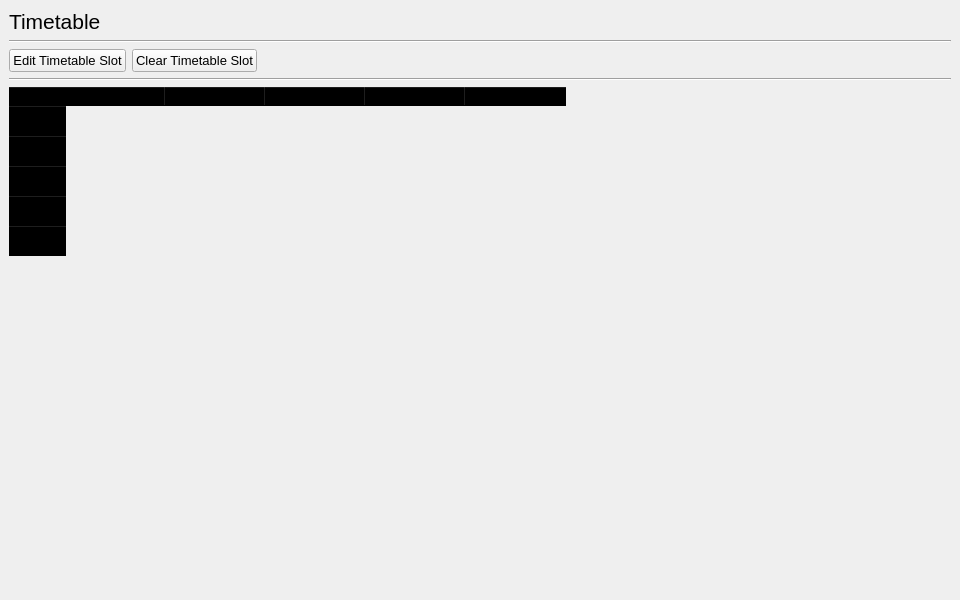
<?xml version="1.0" encoding="UTF-8"?>
<ui version="4.0">
 <class>mwindow_timetable</class>
 <widget class="QMainWindow" name="mwindow_timetable">
  <property name="geometry">
   <rect>
    <x>0</x>
    <y>0</y>
    <width>960</width>
    <height>600</height>
   </rect>
  </property>
  <property name="font">
   <font>
    <family>Arial</family>
    <pointsize>10</pointsize>
    <kerning>true</kerning>
   </font>
  </property>
  <property name="windowTitle">
   <string>Timetable</string>
  </property>
  <widget class="QWidget" name="central_widget">
   <layout class="QGridLayout" name="gridLayout">
    <item row="0" column="0">
     <layout class="QVBoxLayout" name="vert_layout_timetable">
      <item>
       <widget class="QLabel" name="lbl_timetable">
        <property name="font">
         <font>
          <pointsize>16</pointsize>
          <kerning>true</kerning>
         </font>
        </property>
        <property name="text">
         <string>Timetable</string>
        </property>
       </widget>
      </item>
      <item>
       <widget class="Line" name="hori_line_timetable">
        <property name="orientation">
         <enum>Qt::Horizontal</enum>
        </property>
       </widget>
      </item>
      <item>
       <layout class="QHBoxLayout" name="hori_layout_buttons">
        <item alignment="Qt::AlignLeft">
         <widget class="QPushButton" name="btn_edit_timetable">
          <property name="text">
           <string>Edit Timetable Slot</string>
          </property>
         </widget>
        </item>
        <item alignment="Qt::AlignLeft">
         <widget class="QPushButton" name="btn_clear_timetable">
          <property name="text">
           <string>Clear Timetable Slot</string>
          </property>
         </widget>
        </item>
        <item>
         <spacer name="hori_spacer_buttons">
          <property name="orientation">
           <enum>Qt::Horizontal</enum>
          </property>
          <property name="sizeHint" stdset="0">
           <size>
            <width>40</width>
            <height>20</height>
           </size>
          </property>
         </spacer>
        </item>
       </layout>
      </item>
      <item>
       <widget class="Line" name="hori_line_edit_timetable">
        <property name="orientation">
         <enum>Qt::Horizontal</enum>
        </property>
       </widget>
      </item>
      <item>
       <widget class="QTableWidget" name="table_widget_timetable">
        <property name="font">
         <font>
          <family>Arial</family>
          <pointsize>10</pointsize>
         </font>
        </property>
        <property name="styleSheet">
         <string notr="true">background-color: transparent</string>
        </property>
        <property name="frameShape">
         <enum>QFrame::NoFrame</enum>
        </property>
        <property name="frameShadow">
         <enum>QFrame::Sunken</enum>
        </property>
        <property name="lineWidth">
         <number>1</number>
        </property>
        <property name="editTriggers">
         <set>QAbstractItemView::NoEditTriggers</set>
        </property>
        <property name="tabKeyNavigation">
         <bool>false</bool>
        </property>
        <property name="showDropIndicator" stdset="0">
         <bool>true</bool>
        </property>
        <property name="selectionMode">
         <enum>QAbstractItemView::SingleSelection</enum>
        </property>
        <property name="showGrid">
         <bool>true</bool>
        </property>
        <property name="gridStyle">
         <enum>Qt::DotLine</enum>
        </property>
        <property name="sortingEnabled">
         <bool>false</bool>
        </property>
        <property name="cornerButtonEnabled">
         <bool>false</bool>
        </property>
        <attribute name="horizontalHeaderVisible">
         <bool>true</bool>
        </attribute>
        <attribute name="horizontalHeaderHighlightSections">
         <bool>true</bool>
        </attribute>
        <attribute name="horizontalHeaderStretchLastSection">
         <bool>false</bool>
        </attribute>
        <attribute name="verticalHeaderVisible">
         <bool>true</bool>
        </attribute>
        <row>
         <property name="text">
          <string>Period 1</string>
         </property>
        </row>
        <row>
         <property name="text">
          <string>Period 2</string>
         </property>
        </row>
        <row>
         <property name="text">
          <string>Period 3</string>
         </property>
        </row>
        <row>
         <property name="text">
          <string>Period 4</string>
         </property>
        </row>
        <row>
         <property name="text">
          <string>Period 5</string>
         </property>
        </row>
        <column>
         <property name="text">
          <string>Monday</string>
         </property>
        </column>
        <column>
         <property name="text">
          <string>Tuesday</string>
         </property>
        </column>
        <column>
         <property name="text">
          <string>Wednesday</string>
         </property>
        </column>
        <column>
         <property name="text">
          <string>Thursday</string>
         </property>
        </column>
        <column>
         <property name="text">
          <string>Friday</string>
         </property>
        </column>
        <item row="0" column="0">
         <property name="text">
          <string/>
         </property>
        </item>
       </widget>
      </item>
     </layout>
    </item>
   </layout>
  </widget>
  <action name="actionAgenda">
   <property name="text">
    <string>Agenda</string>
   </property>
  </action>
 </widget>
 <resources/>
 <connections/>
</ui>
